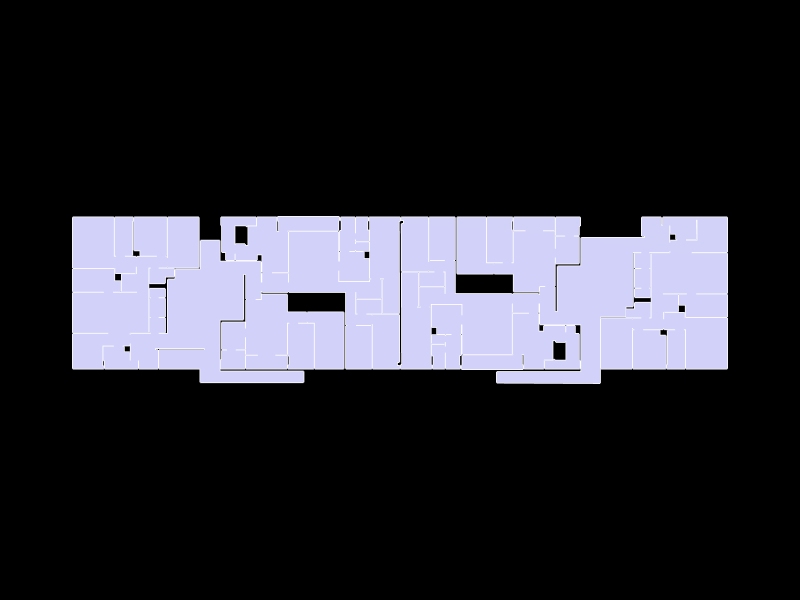

Source (notebook cell):
### Markdown cell above
## 6. Show the geometry

### Code cell
Topology.Show(gallery,
              camera=[0,0,6],
              faceColor=[210,210,250],
              faceOpacity=1,
              edgeColor="white",
              edgeWidth=3,
              showVertices=False,
              backgroundColor="black",
              width=800,
              height=600,
              renderer = renderer)

### Figure 1 — Plotly figure (JSON) as saved in the notebook; plotly's stock layout.template omitted (floating-point values rounded to 4 significant figures; data arrays with more than 128 entries replaced by an {"elided": "..."} marker saying what was removed)
{"data": [{"hoverinfo": "text", "legendgroup": "2", "legendrank": 2, "line": {"color": "white", "dash": "solid", "width": 3}, "marker": {"size": 0}, "mode": "lines", "name": "1: Untitled (Edges)", "showlegend": false, "text": "", "type": "scatter3d", "x": {"elided": "2259 float values"}, "y": {"elided": "2259 float values"}, "z": {"elided": "2259 int values"}}, {"cmax": 1, "cmin": 0, "color": "#D2D2FA", "colorscale": [[0, "#440154"], [0.1111, "#482878"], [0.2222, "#3e4989"], [0.3333, "#31688e"], [0.4444, "#26828e"], [0.5556, "#1f9e89"], [0.6667, "#35b779"], [0.7778, "#6ece58"], [0.8889, "#b5de2b"], [1, "#fde725"]], "flatshading": true, "hoverinfo": "text", "hovertext": "", "i": {"elided": "755 int values"}, "j": {"elided": "755 int values"}, "k": {"elided": "755 int values"}, "legendgroup": "3", "legendrank": 3, "lighting": {"facenormalsepsilon": 0}, "name": "1: Untitled (Faces)", "opacity": 1, "showlegend": false, "showscale": false, "text": "", "type": "mesh3d", "x": {"elided": "753 float values"}, "y": {"elided": "753 float values"}, "z": {"elided": "753 int values"}}], "layout": {"autosize": true, "height": 600, "margin": {"b": 40, "l": 40, "r": 40, "t": 40}, "paper_bgcolor": "#000000", "plot_bgcolor": "#000000", "scene": {"aspectmode": "data", "camera": {"center": {"x": 0, "y": 0, "z": 0}, "eye": {"x": 0, "y": 0, "z": 6}, "projection": {"type": "perspective"}, "up": {"x": 0, "y": 1, "z": 0}}, "xaxis": {"visible": false}, "yaxis": {"visible": false}, "zaxis": {"visible": false}}, "showlegend": true, "width": 800, "xaxis": {"showgrid": false, "visible": false, "zeroline": false}, "yaxis": {"showgrid": false, "visible": false, "zeroline": false}}}
